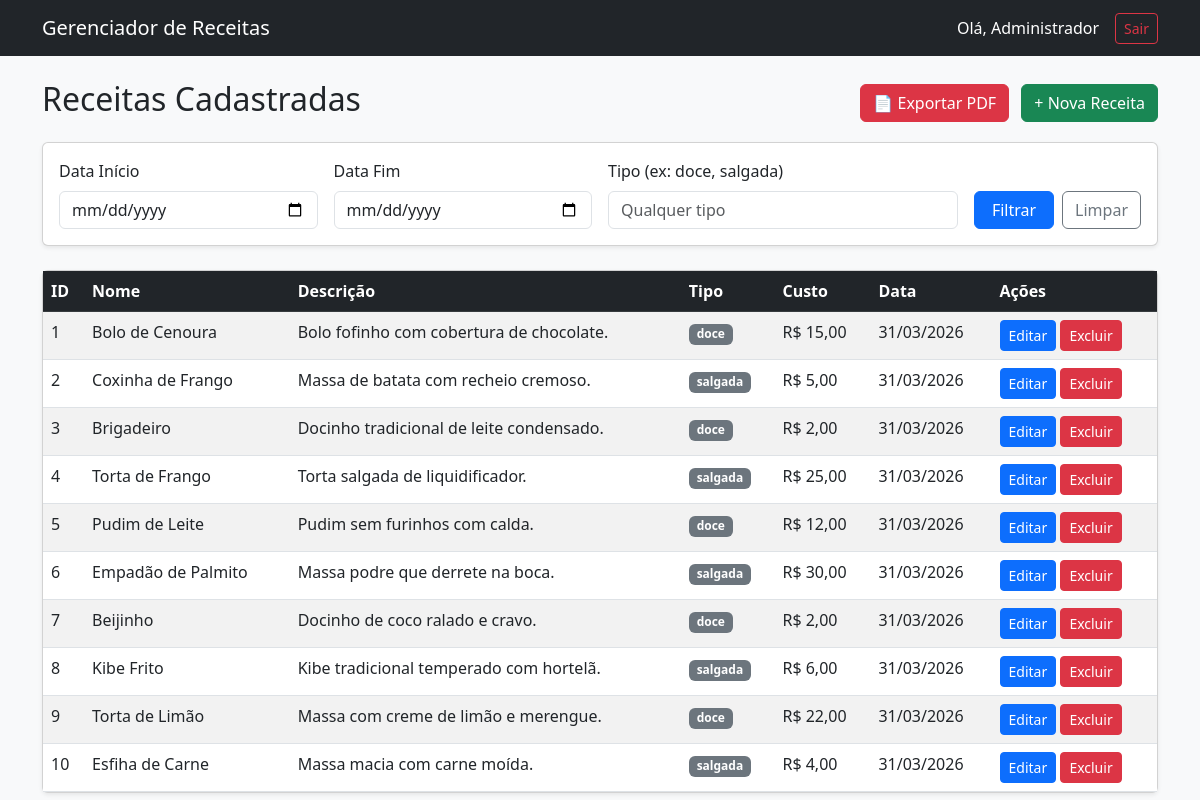
/receitas/ (signed in), run on an earlier commit of the app's database.
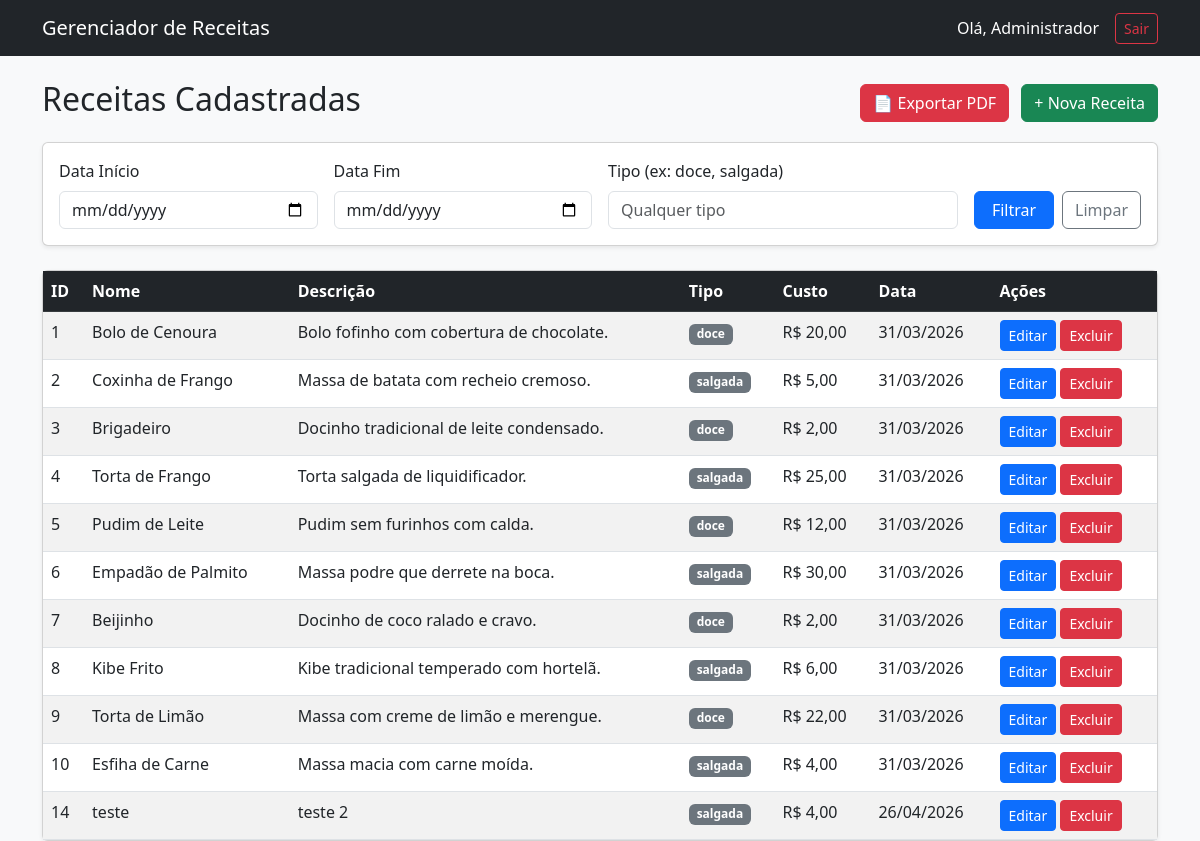
And on a later commit of the database.
### receitas/models/receita.py (models this page shows, shortened)
class Receita(models.Model):
    nome = models.CharField(max_length=100)
    descricao = models.CharField(max_length=150)
    data_registro = models.DateField(auto_now_add=True)
    custo = models.IntegerField()
    tipo_receita = models.CharField(max_length=45)
    class Meta:
        db_table = 'receita'
        app_label = 'receitas' # Ajuda o Django a mapear o model

### receitas/views/receita_views.py (the view)
# urls.py: path('receitas/', receita_views.lista_receitas, name='lista_receitas'),
def lista_receitas(request):
    if not request.session.get('usuario_id'):
        return redirect('login')
    receitas = Receita.objects.all()
    data_inicio = request.GET.get('data_inicio', '').strip()
    data_fim = request.GET.get('data_fim', '').strip()
    tipo = request.GET.get('tipo_receita', '').strip()
    if data_inicio:
        receitas = receitas.filter(data_registro__gte=data_inicio)
    if data_fim:
        receitas = receitas.filter(data_registro__lte=data_fim)
    if tipo:
        receitas = receitas.filter(tipo_receita__icontains=tipo)
    contexto = {
        'receitas': receitas,
        'nome_usuario': request.session.get('usuario_nome'),
        'filtros': {
            'data_inicio': data_inicio,
            'data_fim': data_fim,
            'tipo_receita': tipo,
        }
    }
    return render(request, 'lista_receitas.html', contexto)

### receitas/templates/lista_receitas.html
{% extends 'base.html' %}
{% block content %}
<div class="d-flex justify-content-between align-items-center mb-3">
    <h2>Receitas Cadastradas</h2>
    <div>
        <a href="{% url 'exportar_pdf' %}?data_inicio={{ request.GET.data_inicio }}&data_fim={{ request.GET.data_fim }}&tipo_receita={{ request.GET.tipo_receita }}" class="btn btn-danger me-2">
            📄 Exportar PDF
        </a>
        <a href="{% url 'receita_create' %}" class="btn btn-success">+ Nova Receita</a>
    </div>
</div>
<div class="card shadow-sm mb-4">
    <div class="card-body">
        <form method="GET" action="{% url 'lista_receitas' %}" class="row g-3 align-items-end">
            <div class="col-md-3">
                <label for="data_inicio" class="form-label">Data Início</label>
                <input type="date" class="form-control" id="data_inicio" name="data_inicio" value="{{ filtros.data_inicio|default:'' }}">
            </div>
            <div class="col-md-3">
                <label for="data_fim" class="form-label">Data Fim</label>
                <input type="date" class="form-control" id="data_fim" name="data_fim" value="{{ filtros.data_fim|default:'' }}">
            </div>
            <div class="col-md-4">
                <label for="tipo_receita" class="form-label">Tipo (ex: doce, salgada)</label>
                <input type="text" class="form-control" id="tipo_receita" name="tipo_receita" value="{{ filtros.tipo_receita|default:'' }}" placeholder="Qualquer tipo">
            </div>
            <div class="col-md-2 d-flex gap-2">
                <button type="submit" class="btn btn-primary w-100">Filtrar</button>
                <a href="{% url 'lista_receitas' %}" class="btn btn-outline-secondary">Limpar</a>
            </div>
        </form>
    </div>
</div>
<div class="card shadow-sm">
    <div class="card-body p-0">
        <table class="table table-striped table-hover m-0">
            <thead class="table-dark">
                <tr>
                    <th>ID</th>
                    <th>Nome</th>
                    <th>Descrição</th>
                    <th>Tipo</th>
                    <th>Custo</th>
                    <th>Data</th>
                    <th>Ações</th>
                </tr>
            </thead>
            <tbody>
                {% for receita in receitas %}
                <tr>
                    <td>{{ receita.id }}</td>
                    <td>{{ receita.nome }}</td>
                    <td>{{ receita.descricao }}</td>
                    <td><span class="badge bg-secondary">{{ receita.tipo_receita }}</span></td>
                    <td>R$ {{ receita.custo }},00</td>
                    <td>{{ receita.data_registro|date:"d/m/Y" }}</td>
                    <td>
                        <a href="{% url 'receita_update' receita.id %}" class="btn btn-primary btn-sm">Editar</a>
                        <a href="{% url 'receita_delete' receita.id %}" class="btn btn-danger btn-sm">Excluir</a>
                    </td>
                </tr>
                {% empty %}
                <tr>
                    <td colspan="7" class="text-center py-3">Nenhuma receita encontrada para os filtros aplicados.</td>
                </tr>
                {% endfor %}
            </tbody>
        </table>
    </div>
</div>
{% endblock %}

### receitas/templates/base.html (shortened to what this page needs)
<!DOCTYPE html>
<html lang="pt-br">
<head>
    <link href="https://cdn.jsdelivr.net/npm/bootstrap@5.3.0/dist/css/bootstrap.min.css" rel="stylesheet">
</head>
<body class="bg-light">
    {% if request.session.usuario_id %}
    <nav class="navbar navbar-expand-lg navbar-dark bg-dark mb-4">
        <div class="container">
            <a class="navbar-brand" href="{% url 'lista_receitas' %}">Gerenciador de Receitas</a>
            <div class="d-flex text-white align-items-center">
                <span class="me-3">Olá, {{ request.session.usuario_nome }}</span>
                <a href="{% url 'logout' %}" class="btn btn-outline-danger btn-sm">Sair</a>
            </div>
        </div>
    </nav>
    {% endif %}
    <div class="container">
        {% block content %}{% endblock %}
    </div>
</body>
</html>

What changed in the data, as far as the page shows it:
changed Receita "Bolo de Cenoura": custo "15" → "20"
added Receita: id "14", nome "teste", descricao "teste 2", tipo_receita "salgada", custo "4", data_registro "26/04/2026"
